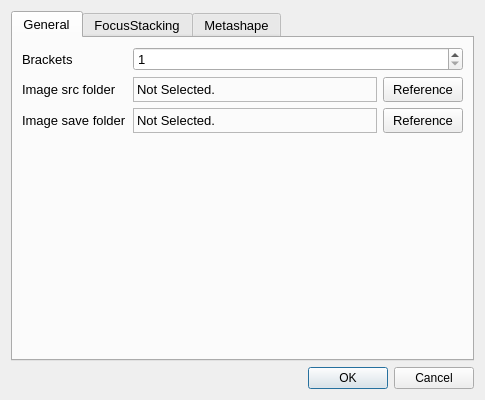
<?xml version="1.0" encoding="UTF-8"?>
<ui version="4.0">
 <class>PreferencesWindow</class>
 <widget class="QWidget" name="PreferencesWindow">
  <property name="enabled">
   <bool>true</bool>
  </property>
  <property name="geometry">
   <rect>
    <x>0</x>
    <y>0</y>
    <width>485</width>
    <height>400</height>
   </rect>
  </property>
  <property name="windowTitle">
   <string>Preferences</string>
  </property>
  <layout class="QHBoxLayout" name="horizontalLayout_3">
   <item>
    <layout class="QVBoxLayout" name="verticalLayout">
     <item>
      <widget class="QTabWidget" name="tabWidget">
       <property name="font">
        <font>
         <pointsize>10</pointsize>
        </font>
       </property>
       <property name="currentIndex">
        <number>0</number>
       </property>
       <widget class="QWidget" name="General">
        <attribute name="title">
         <string>General</string>
        </attribute>
        <layout class="QFormLayout" name="formLayout_2">
         <item row="0" column="0">
          <widget class="QLabel" name="bracketsLabel">
           <property name="minimumSize">
            <size>
             <width>105</width>
             <height>0</height>
            </size>
           </property>
           <property name="maximumSize">
            <size>
             <width>105</width>
             <height>16777215</height>
            </size>
           </property>
           <property name="font">
            <font>
             <pointsize>10</pointsize>
            </font>
           </property>
           <property name="text">
            <string>Brackets</string>
           </property>
          </widget>
         </item>
         <item row="0" column="1">
          <widget class="QSpinBox" name="bracketsSpinBox">
           <property name="minimum">
            <number>1</number>
           </property>
          </widget>
         </item>
         <item row="1" column="0">
          <widget class="QLabel" name="imageSrcFolderLabel">
           <property name="minimumSize">
            <size>
             <width>105</width>
             <height>25</height>
            </size>
           </property>
           <property name="maximumSize">
            <size>
             <width>105</width>
             <height>25</height>
            </size>
           </property>
           <property name="text">
            <string>Image src folder</string>
           </property>
          </widget>
         </item>
         <item row="1" column="1">
          <layout class="QHBoxLayout" name="horizontalLayout">
           <item>
            <widget class="QLabel" name="imageSrcFolderPath">
             <property name="minimumSize">
              <size>
               <width>0</width>
               <height>25</height>
              </size>
             </property>
             <property name="maximumSize">
              <size>
               <width>16777215</width>
               <height>25</height>
              </size>
             </property>
             <property name="frameShape">
              <enum>QFrame::StyledPanel</enum>
             </property>
             <property name="frameShadow">
              <enum>QFrame::Plain</enum>
             </property>
             <property name="text">
              <string>Not Selected.</string>
             </property>
            </widget>
           </item>
           <item>
            <widget class="QPushButton" name="imageSrcFolderReferenceButton">
             <property name="sizePolicy">
              <sizepolicy hsizetype="Minimum" vsizetype="Fixed">
               <horstretch>0</horstretch>
               <verstretch>0</verstretch>
              </sizepolicy>
             </property>
             <property name="minimumSize">
              <size>
               <width>80</width>
               <height>25</height>
              </size>
             </property>
             <property name="maximumSize">
              <size>
               <width>80</width>
               <height>25</height>
              </size>
             </property>
             <property name="text">
              <string>Reference</string>
             </property>
             <property name="iconSize">
              <size>
               <width>16</width>
               <height>16</height>
              </size>
             </property>
             <property name="autoDefault">
              <bool>false</bool>
             </property>
             <property name="default">
              <bool>false</bool>
             </property>
             <property name="flat">
              <bool>false</bool>
             </property>
            </widget>
           </item>
          </layout>
         </item>
         <item row="2" column="0">
          <widget class="QLabel" name="imageSaveFolderLabel">
           <property name="minimumSize">
            <size>
             <width>105</width>
             <height>25</height>
            </size>
           </property>
           <property name="maximumSize">
            <size>
             <width>105</width>
             <height>25</height>
            </size>
           </property>
           <property name="text">
            <string>Image save folder</string>
           </property>
          </widget>
         </item>
         <item row="2" column="1">
          <layout class="QHBoxLayout" name="horizontalLayout_2">
           <item>
            <widget class="QLabel" name="imageSaveFolderPath">
             <property name="minimumSize">
              <size>
               <width>0</width>
               <height>25</height>
              </size>
             </property>
             <property name="maximumSize">
              <size>
               <width>16777215</width>
               <height>25</height>
              </size>
             </property>
             <property name="frameShape">
              <enum>QFrame::StyledPanel</enum>
             </property>
             <property name="frameShadow">
              <enum>QFrame::Plain</enum>
             </property>
             <property name="text">
              <string>Not Selected.</string>
             </property>
            </widget>
           </item>
           <item>
            <widget class="QPushButton" name="imageSaveFolderReferenceButton">
             <property name="sizePolicy">
              <sizepolicy hsizetype="Minimum" vsizetype="Fixed">
               <horstretch>0</horstretch>
               <verstretch>0</verstretch>
              </sizepolicy>
             </property>
             <property name="minimumSize">
              <size>
               <width>80</width>
               <height>25</height>
              </size>
             </property>
             <property name="maximumSize">
              <size>
               <width>80</width>
               <height>25</height>
              </size>
             </property>
             <property name="text">
              <string>Reference</string>
             </property>
             <property name="iconSize">
              <size>
               <width>16</width>
               <height>16</height>
              </size>
             </property>
             <property name="autoDefault">
              <bool>false</bool>
             </property>
             <property name="default">
              <bool>false</bool>
             </property>
             <property name="flat">
              <bool>false</bool>
             </property>
            </widget>
           </item>
          </layout>
         </item>
        </layout>
       </widget>
       <widget class="QWidget" name="FocusStacking">
        <attribute name="title">
         <string>FocusStacking</string>
        </attribute>
       </widget>
       <widget class="QWidget" name="Metashape">
        <attribute name="title">
         <string>Metashape</string>
        </attribute>
       </widget>
      </widget>
     </item>
     <item>
      <widget class="QDialogButtonBox" name="buttonBox">
       <property name="standardButtons">
        <set>QDialogButtonBox::Cancel|QDialogButtonBox::Ok</set>
       </property>
      </widget>
     </item>
    </layout>
   </item>
  </layout>
 </widget>
 <resources/>
 <connections/>
</ui>
